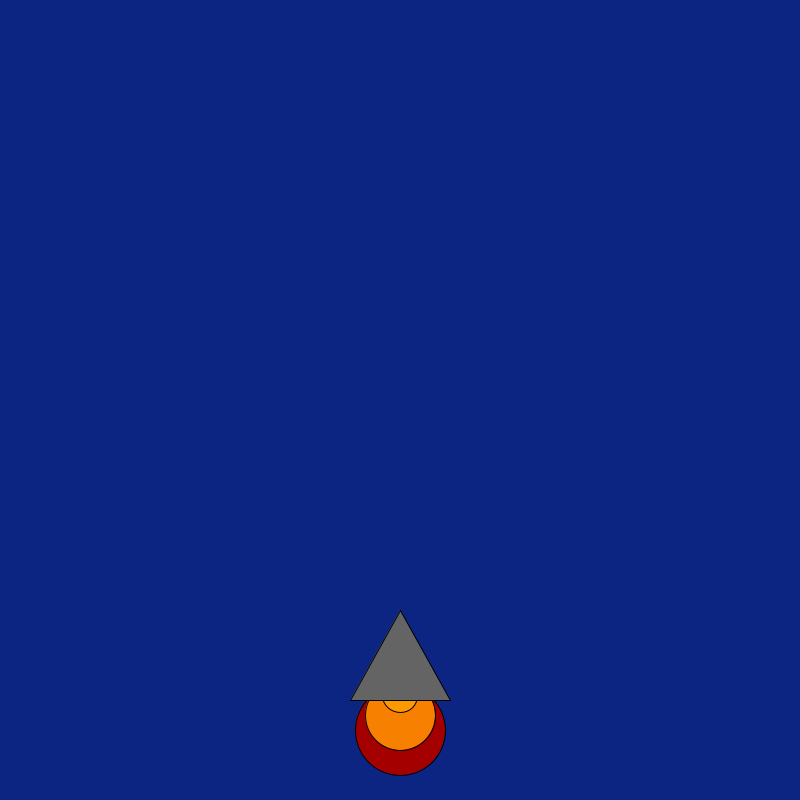
Frame 1 (no input)
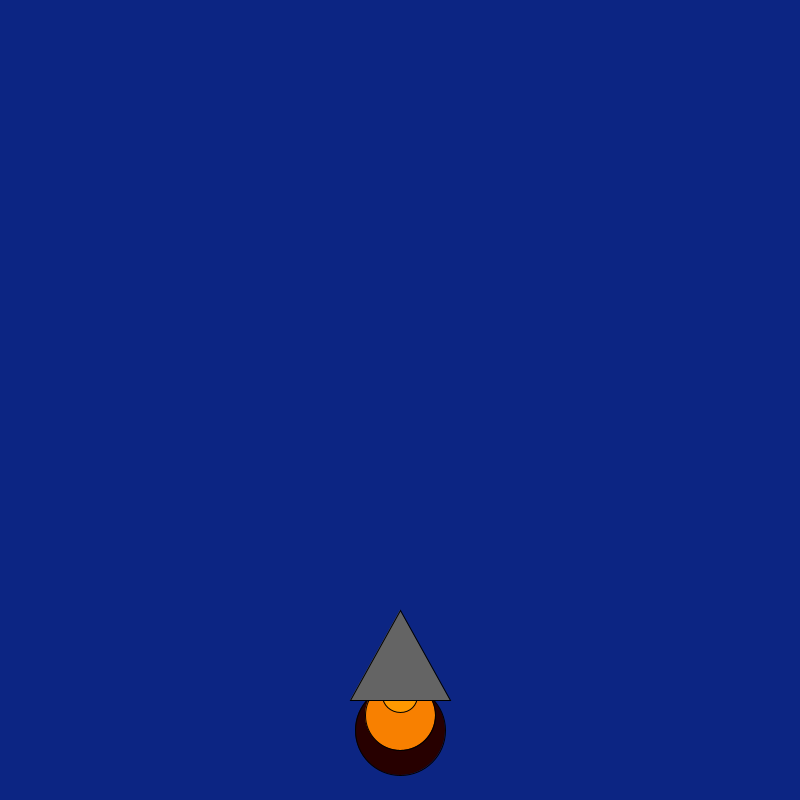
Frame 60 (the mouse pressed at the canvas centre just before this capture)
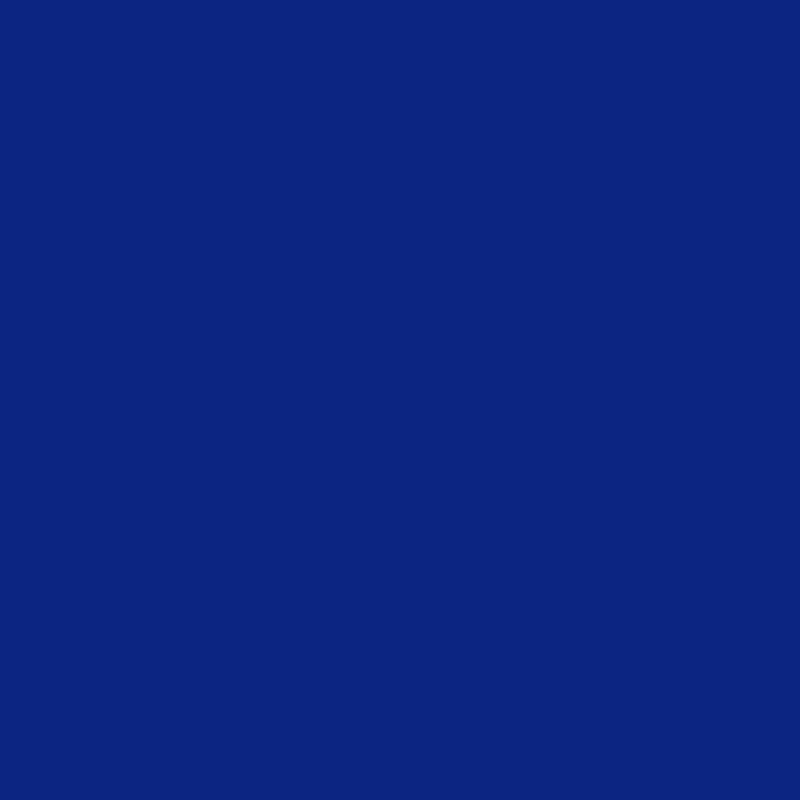
Frame 120 (the mouse held since frame 60 and released just before this capture)

The Processing sketch that drew these frames (run headless with seeded random() and noise(); from frame 60 on, the mouse is pressed at the canvas centre):

// Processing sketch: RocketShip
// ── RocketShip.pde
int x = 400; 
int y = 600; 

void setup() {

    background(0, 0, 40); size(800, 800);

}

void draw() {
 background(#0C2583);
    fill(random(255), 0, 0);
    ellipse(x, y + 130, 90, 90);
    fill(248, 128, 0);
    ellipse(x, y + 115, 70, 70);
    fill(255, 153, 0);
    ellipse(x, y + 95, 35, 35);
    fill(100, 100, 100);
    triangle(x, y + 10, x + 50, y + 100, x - 50, y + 100);

if  (mousePressed)
y-=20;

}
